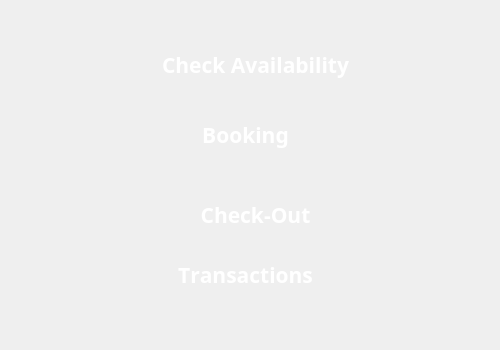
<?xml version="1.0" encoding="UTF-8"?>
<ui version="4.0">
 <class>MainWindow</class>
 <widget class="QMainWindow" name="MainWindow">
  <property name="geometry">
   <rect>
    <x>0</x>
    <y>0</y>
    <width>500</width>
    <height>350</height>
   </rect>
  </property>
  <property name="font">
   <font>
    <kerning>false</kerning>
   </font>
  </property>
  <property name="windowTitle">
   <string>Hotel Management 1.0</string>
  </property>
  <widget class="QWidget" name="centralWidget">
   <widget class="QPushButton" name="btnRoomBooking">
    <property name="geometry">
     <rect>
      <x>140</x>
      <y>100</y>
      <width>211</width>
      <height>70</height>
     </rect>
    </property>
    <property name="palette">
     <palette>
      <active>
       <colorrole role="ButtonText">
        <brush brushstyle="SolidPattern">
         <color alpha="255">
          <red>255</red>
          <green>255</green>
          <blue>255</blue>
         </color>
        </brush>
       </colorrole>
      </active>
      <inactive>
       <colorrole role="ButtonText">
        <brush brushstyle="SolidPattern">
         <color alpha="255">
          <red>255</red>
          <green>255</green>
          <blue>255</blue>
         </color>
        </brush>
       </colorrole>
      </inactive>
      <disabled>
       <colorrole role="ButtonText">
        <brush brushstyle="SolidPattern">
         <color alpha="255">
          <red>120</red>
          <green>120</green>
          <blue>120</blue>
         </color>
        </brush>
       </colorrole>
      </disabled>
     </palette>
    </property>
    <property name="font">
     <font>
      <family>Rockwell</family>
      <pointsize>16</pointsize>
      <weight>75</weight>
      <bold>true</bold>
      <kerning>false</kerning>
     </font>
    </property>
    <property name="text">
     <string>Booking</string>
    </property>
    <property name="autoDefault">
     <bool>true</bool>
    </property>
    <property name="default">
     <bool>true</bool>
    </property>
    <property name="flat">
     <bool>true</bool>
    </property>
   </widget>
   <widget class="QPushButton" name="btnRoomCheckout">
    <property name="geometry">
     <rect>
      <x>170</x>
      <y>180</y>
      <width>171</width>
      <height>70</height>
     </rect>
    </property>
    <property name="palette">
     <palette>
      <active>
       <colorrole role="ButtonText">
        <brush brushstyle="SolidPattern">
         <color alpha="255">
          <red>255</red>
          <green>255</green>
          <blue>255</blue>
         </color>
        </brush>
       </colorrole>
      </active>
      <inactive>
       <colorrole role="ButtonText">
        <brush brushstyle="SolidPattern">
         <color alpha="255">
          <red>255</red>
          <green>255</green>
          <blue>255</blue>
         </color>
        </brush>
       </colorrole>
      </inactive>
      <disabled>
       <colorrole role="ButtonText">
        <brush brushstyle="SolidPattern">
         <color alpha="255">
          <red>120</red>
          <green>120</green>
          <blue>120</blue>
         </color>
        </brush>
       </colorrole>
      </disabled>
     </palette>
    </property>
    <property name="font">
     <font>
      <family>Rockwell</family>
      <pointsize>16</pointsize>
      <weight>75</weight>
      <bold>true</bold>
      <kerning>false</kerning>
     </font>
    </property>
    <property name="text">
     <string>Check-Out</string>
    </property>
    <property name="default">
     <bool>true</bool>
    </property>
    <property name="flat">
     <bool>true</bool>
    </property>
   </widget>
   <widget class="QPushButton" name="btnCheckAvailability">
    <property name="geometry">
     <rect>
      <x>120</x>
      <y>30</y>
      <width>271</width>
      <height>70</height>
     </rect>
    </property>
    <property name="palette">
     <palette>
      <active>
       <colorrole role="ButtonText">
        <brush brushstyle="SolidPattern">
         <color alpha="255">
          <red>255</red>
          <green>255</green>
          <blue>255</blue>
         </color>
        </brush>
       </colorrole>
      </active>
      <inactive>
       <colorrole role="ButtonText">
        <brush brushstyle="SolidPattern">
         <color alpha="255">
          <red>255</red>
          <green>255</green>
          <blue>255</blue>
         </color>
        </brush>
       </colorrole>
      </inactive>
      <disabled>
       <colorrole role="ButtonText">
        <brush brushstyle="SolidPattern">
         <color alpha="255">
          <red>120</red>
          <green>120</green>
          <blue>120</blue>
         </color>
        </brush>
       </colorrole>
      </disabled>
     </palette>
    </property>
    <property name="font">
     <font>
      <family>Rockwell</family>
      <pointsize>16</pointsize>
      <weight>75</weight>
      <bold>true</bold>
      <kerning>false</kerning>
     </font>
    </property>
    <property name="text">
     <string>Check Availability</string>
    </property>
    <property name="autoDefault">
     <bool>true</bool>
    </property>
    <property name="default">
     <bool>true</bool>
    </property>
    <property name="flat">
     <bool>true</bool>
    </property>
   </widget>
   <widget class="QPushButton" name="bntTransaction">
    <property name="geometry">
     <rect>
      <x>150</x>
      <y>240</y>
      <width>191</width>
      <height>70</height>
     </rect>
    </property>
    <property name="palette">
     <palette>
      <active>
       <colorrole role="ButtonText">
        <brush brushstyle="SolidPattern">
         <color alpha="255">
          <red>255</red>
          <green>255</green>
          <blue>255</blue>
         </color>
        </brush>
       </colorrole>
      </active>
      <inactive>
       <colorrole role="ButtonText">
        <brush brushstyle="SolidPattern">
         <color alpha="255">
          <red>255</red>
          <green>255</green>
          <blue>255</blue>
         </color>
        </brush>
       </colorrole>
      </inactive>
      <disabled>
       <colorrole role="ButtonText">
        <brush brushstyle="SolidPattern">
         <color alpha="255">
          <red>120</red>
          <green>120</green>
          <blue>120</blue>
         </color>
        </brush>
       </colorrole>
      </disabled>
     </palette>
    </property>
    <property name="font">
     <font>
      <family>Rockwell</family>
      <pointsize>16</pointsize>
      <weight>75</weight>
      <bold>true</bold>
      <kerning>false</kerning>
     </font>
    </property>
    <property name="text">
     <string>Transactions</string>
    </property>
    <property name="autoDefault">
     <bool>true</bool>
    </property>
    <property name="default">
     <bool>true</bool>
    </property>
    <property name="flat">
     <bool>true</bool>
    </property>
   </widget>
   <widget class="QLabel" name="imgLabel">
    <property name="geometry">
     <rect>
      <x>0</x>
      <y>0</y>
      <width>501</width>
      <height>351</height>
     </rect>
    </property>
    <property name="text">
     <string/>
    </property>
    <property name="pixmap">
     <pixmap resource="assest.qrc">:/assest/wallpaper.jpg</pixmap>
    </property>
    <property name="scaledContents">
     <bool>true</bool>
    </property>
   </widget>
   <zorder>imgLabel</zorder>
   <zorder>btnRoomBooking</zorder>
   <zorder>btnRoomCheckout</zorder>
   <zorder>btnCheckAvailability</zorder>
   <zorder>bntTransaction</zorder>
  </widget>
 </widget>
 <layoutdefault spacing="6" margin="11"/>
 <resources>
  <include location="assest.qrc"/>
 </resources>
 <connections/>
</ui>
